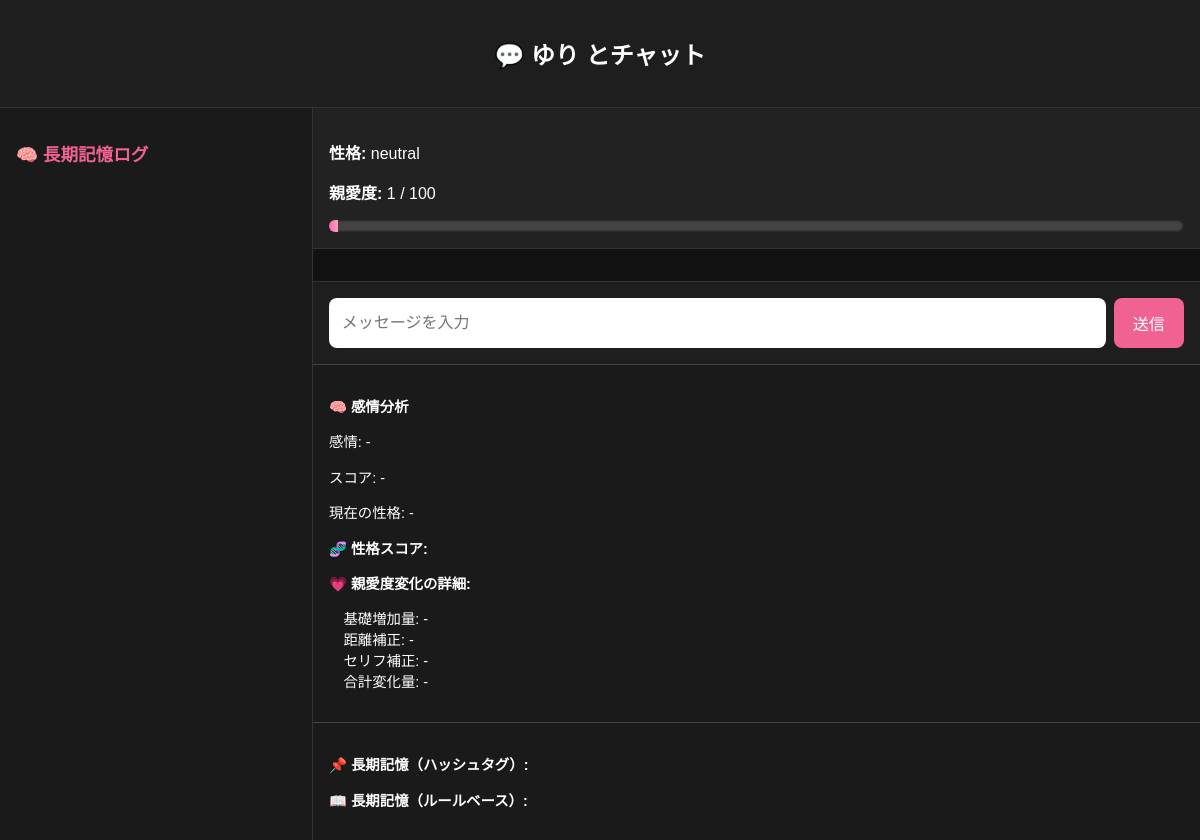
The page /chat/ゆり on the database as committed earlier.
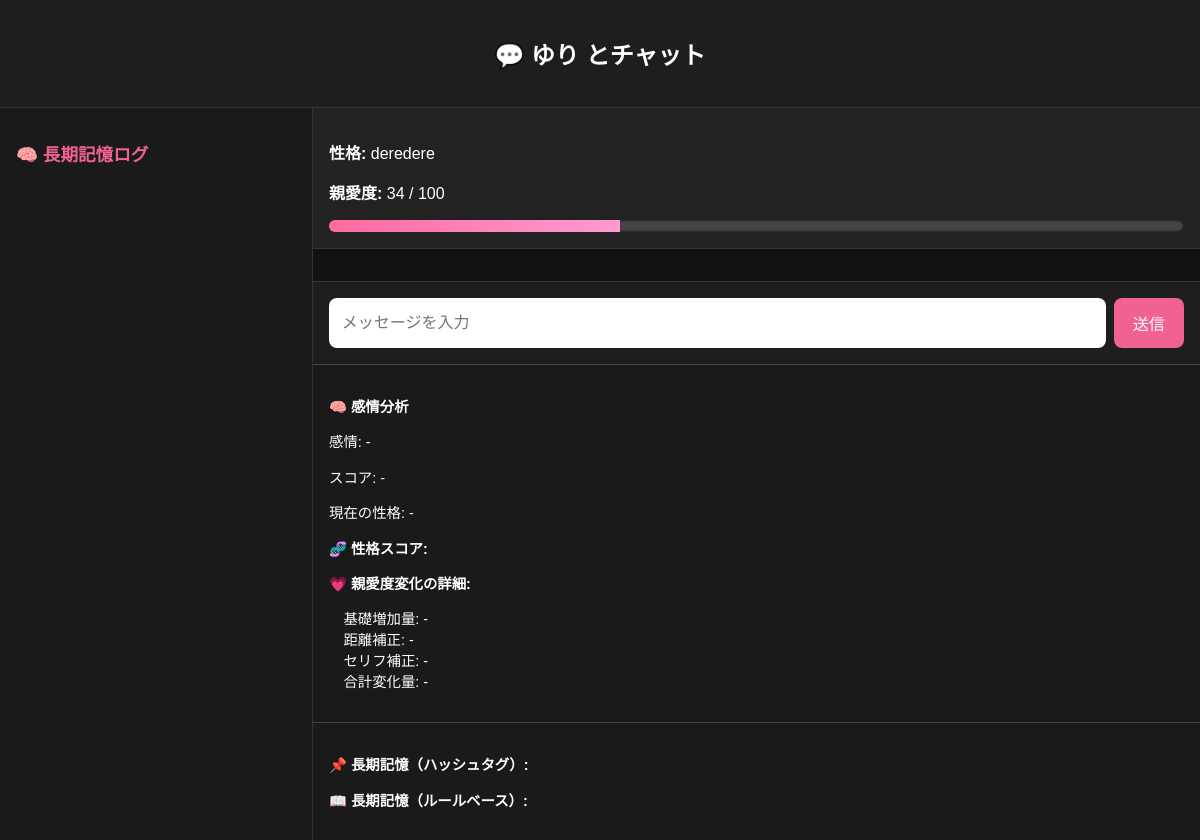
The same page on the database as committed later.
### tables this page shows
CREATE TABLE characters (
        name TEXT PRIMARY KEY,
        personality TEXT,
        speech_style TEXT,
        self_name TEXT,
        age_group TEXT,  
        affection INTEGER DEFAULT 0,
        current_trait TEXT DEFAULT 'neutral',
        chat_count INTEGER DEFAULT 0,
        chat_last_update TEXT,
        last_chat_count INTEGER DEFAULT 0,
        triggered_events TEXT
    , trait_scores TEXT, trait_selected INTEGER DEFAULT 0, pending_trait_selection INTEGER DEFAULT 0, trait_history TEXT, pending_trait_change INTEGER DEFAULT 0);

### app.py (the view)
@app.route("/chat/<character_name>", methods=["GET"])
def chat_page(character_name):
    character = get_character(character_name)
    if character is None:
        return "キャラクターが見つかりません。", 404
    return render_template("chatroom.html", character=character)

### database/character.py (called while the page is built)
def get_character(name: str) -> "Character":
    try:
        conn = sqlite3.connect(DB_PATH)
        cursor = conn.cursor()
        cursor.execute("SELECT * FROM characters WHERE name = ?", (name,))
        row = cursor.fetchone()
        if row:
            columns = [column[0] for column in cursor.description]
            data = dict(zip(columns, row))
            character = Character(name)
            character.load_from_dict(data)
            return character
        return None
    except sqlite3.Error as e:
        logger.error(f"Database error in get_character: {str(e)}")
        return None
    finally:
        if conn:
            conn.close()

### templates/chatroom.html (shortened to what this page needs)
<!DOCTYPE html>
<html lang="ja">
<head>
</head>
<body>
  <header>
    <h2>💬 {{ character.name }} とチャット</h2>
  </header>
  <div class="layout">
    <aside class="memory-sidebar">
      <h3>🧠 長期記憶ログ</h3>
    </aside>
    <main class="main-content">
      <div class="status-card">
        <p><strong>性格:</strong> <span id="trait-label">{{ character.current_trait }}</span></p>
        <p><strong>親愛度:</strong> <span id="affection-label">{{ character.affection }} / 100</span></p>
        <div class="affection-bar-wrapper">
          <div class="affection-bar-fill" style="width: {{ character.affection }}%;"></div>
        </div>
      </div>
      <div class="chat-container" id="chat-log"></div>
      <div class="input-area">
        <input type="text" id="user-input" placeholder="メッセージを入力" autocomplete="off">
        <button onclick="sendMessage()">送信</button>
      </div>
      <div id="debug-info">
        <p><strong>🧠 感情分析</strong></p>
        <p>感情: <span id="emotion-label">-</span></p>
        <p>スコア: <span id="emotion-score">-</span></p>
        <p>現在の性格: <span id="current-trait">-</span></p>
        <p><strong>🧬 性格スコア:</strong></p>
        <p><strong>💗 親愛度変化の詳細:</strong></p>
        <ul>
          <li>基礎増加量: <span id="base-delta">-</span></li>
          <li>距離補正: <span id="distance-factor">-</span></li>
          <li>セリフ補正: <span id="phrase-bonus">-</span></li>
          <li>合計変化量: <span id="affection-delta">-</span></li>
        </ul>
      </div>
      <div id="memory-info">
        <p><strong>📌 長期記憶（ハッシュタグ）:</strong></p>
        <p><strong>📖 長期記憶（ルールベース）:</strong></p>
      </div>
    </main>
  </div>
</body>
</html>

### templates/chatroom.html (style rules this page uses)
body { font-family: 'Noto Sans JP', sans-serif; background-color: #121212; color: #fff; margin: 0; padding: 0; height: 100vh; display: flex; flex-direction: column; }
header { padding: 1rem; background-color: #1e1e1e; border-bottom: 1px solid #333; text-align: center; }
.memory-sidebar { width: 280px; background-color: #1a1a1a; padding: 1rem; border-right: 1px solid #333; overflow-y: auto; font-size: 0.9rem; }
.memory-sidebar h3 { color: #f06292; font-size: 1.1rem; margin-bottom: 0.5rem; }
.main-content { flex: 1; display: flex; flex-direction: column; overflow-y: auto; }
.layout { display: flex; flex: 1; overflow: hidden; }
.status-card { padding: 1rem; background-color: #222; border-bottom: 1px solid #333; }
.affection-bar-wrapper { width: 100%; height: 12px; background-color: #444; border-radius: 6px; overflow: hidden; box-shadow: inset 0 0 3px #000; margin-top: 4px; }
.affection-bar-fill { height: 100%; background: linear-gradient(to right, #ff6aa0, #ff9bd0); transition: width 0.3s ease; }
.chat-container { flex: 1; display: flex; flex-direction: column; padding: 1rem; overflow-y: auto; }
.input-area { display: flex; padding: 1rem; background-color: #1e1e1e; border-top: 1px solid #333; }
.input-area input { flex: 1; padding: 0.8rem; font-size: 1rem; border-radius: 8px; border: none; margin-right: 0.5rem; }
.input-area button { background-color: #f06292; color: white; border: none; padding: 0.8rem 1.2rem; border-radius: 8px; font-size: 1rem; cursor: pointer; }
#debug-info, #memory-info { padding: 1rem; background-color: #1a1a1a; border-top: 1px solid #444; font-size: 0.9rem; }
#debug-info ul, #memory-info ul { list-style: none; padding-left: 0; }
#debug-info li, #memory-info li { margin-left: 1em; }

Rows that differ between the two databases and show on the page:
changed characters "ゆり": current_trait "neutral" → "deredere"; affection "1" → "34"
